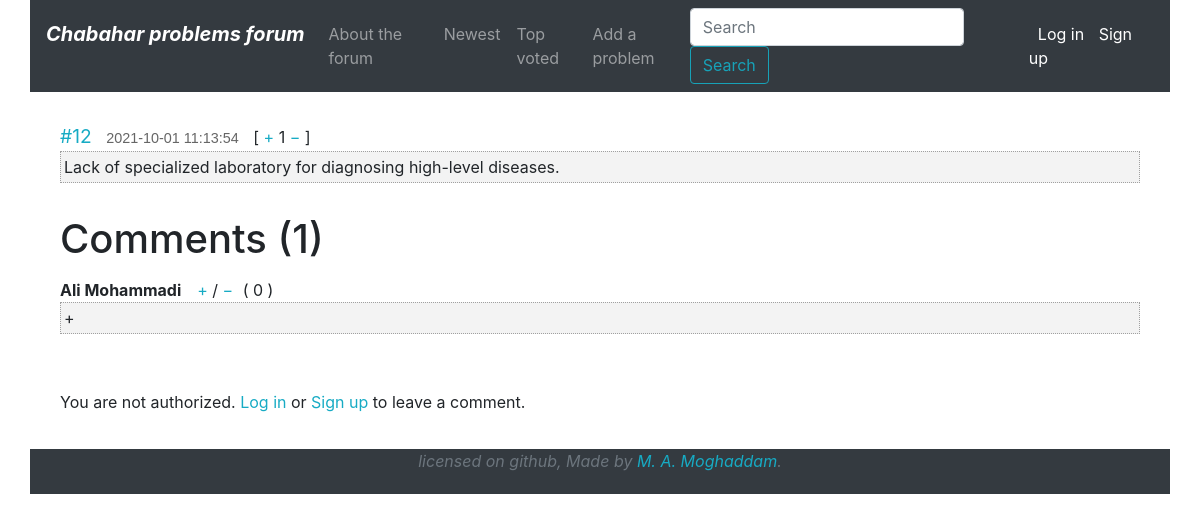
The page /post/12 on the database its author committed.
### tables this page shows
CREATE TABLE 'problems' ('id' INTEGER PRIMARY KEY AUTOINCREMENT NOT NULL, 'text' INTEGER NOT NULL, 'datetime' INTEGER NOT NULL DEFAULT CURRENT_TIMESTAMP, 'likes' INTEGER NOT NULL DEFAULT 0 );

CREATE TABLE 'comments' ('id' INTEGER PRIMARY KEY AUTOINCREMENT NOT NULL, 'user_id' INTEGER NOT NULL, 'text' TEXT NOT NULL, 'datetime' DATETIME NOT NULL DEFAULT CURRENT_TIMESTAMP, 'likes' INTEGER NOT NULL DEFAULT 0 , 'post_id' INTEGER NOT NULL);

CREATE TABLE 'users' ('id' INTEGER PRIMARY KEY AUTOINCREMENT NOT NULL, 'username' TEXT NOT NULL, 'hash' TEXT NOT NULL, 'email'  TEXT NOT NULL);

### application.py (the view)
@app.route("/post/<int:id>", methods=["GET", "POST"])
def post(id):
    message = request.form.get("message")
    if request.method == "POST" and message:
        user_id = session["user_id"]
        sql = "INSERT INTO comments (text, post_id, user_id) VALUES (:message, :post_id, :user_id)"
        db.execute(sql, message=message, post_id=id, user_id=user_id)
        return redirect("/post/{}".format(id))
    else:
        problem = db.execute("SELECT * FROM problems WHERE id=:id", id=id)
        comments = db.execute("SELECT * FROM comments WHERE post_id=:id", id=id)
        print(session)
        if session.get("user_id") is None:
            username = None
        else:
            user = db.execute("SELECT username FROM users WHERE id=:id", id=session["user_id"])
            username = user[0]["username"]
        if len(comments) > 0:
            for comment in comments:
                commentator_name = db.execute("SELECT username FROM users WHERE id=:user_id", user_id=comment["user_id"])
                comment["username"] = commentator_name[0]["username"]
            com_count = len(comments)
        else:
            comments = None
            com_count = 0
        if request.method == "GET":
            error = None
        else:
            error = 1
        return render_template("post.html", problem=problem[0], comments=comments, com_count=com_count, username=username, error=error)

### templates/post.html (shortened to what this page needs)
{% extends "layout.html" %}
{% block body %}
<div class="view-content">
    <div class="post cit_395664">
        <span class="number"><a href="#">#{{ problem['id'] }}</a></span>
        <span class="time">{{ problem['datetime'] }}</span>
        <span class="post_id">
        [
        <span class="votes">
        <a class="cit_plus" href="/like/{{ problem['id'] }}/post">+</a>
        </span>
        <span class="raiting">
        {{ problem['likes'] }}        </span>
        <span class="votes">
        <a class="cit_minus" href="/dislike/{{ problem['id'] }}/post">−</a>
        </span>
        ]
        </span>
        <div class="content">
            {{ problem['text'] }}
        </div>
    </div>
</div>
<h1>Comments ({{ com_count }})</h1>
    {% if comments != None %}
    <div class="view-content">
        <div class="post cit_395664">
            {% for comment in comments %}
                <div style="margin-top:15px">
                    <strong>{{ comment['username'] }}&nbsp;&nbsp;&nbsp;</strong>
                    <span class="votes">
                        <a class="cit_plus" href="/com_like/{{ comment['id'] }}">+</a> / <a class="cit_minus" href="/com_dislike/{{ comment['id'] }}">−</a>
                    </span>
                    <span class="raiting" style="margin-left:5px">( {{ comment['likes'] }} )</span>
                    <div class="content">{{ comment['text'] }}</div>
                </div>
            {% endfor %}
        </div>
    </div>
    {% else %}
        <p>There are no comments for this problem yet. You can be the first.</p>
    {% endif %}
        <br>
        {% if username == None %}
            <p>You are not authorized. <a href="/login">Log in</a> or <a href="/signup">Sign up</a> to leave a comment.</p>
        {% endif %}
{% endblock %}

### static/style.css (style rules this page uses)
a, input, textarea { outline: 0 none; }
a:link, a:active { color:#17abc4; }
a, form, p, h1, h2, h3, h4 { margin: 0; padding: 0; border: none; }
.post, .post1 { margin-bottom: 2em; }
.post .number, .post1 .number { font-size: 120%; }
.post .time, .post1 .time { color: #666; font: 90% Arial,sans-serif; margin: 0 10px; }
.post .content, .post1 .content { background-color: #f3f3f3; border: 1px dotted #a0a0a0; font-size: 100%; padding: 3px; }

### templates/layout.html (style rules this page uses)
body { background-image: url('https://b2n.ir/n75405'); background-attachment: fixed; }

### rows shown on the page
problems: id "12", datetime "2021-10-01 11:13:54", likes "1", text "Lack of specialized laboratory for diagnosing high-level diseases."
comments: username "Ali Mohammadi", likes "0", text "+"

### other values the page prints
{{ com_count }} "1"
